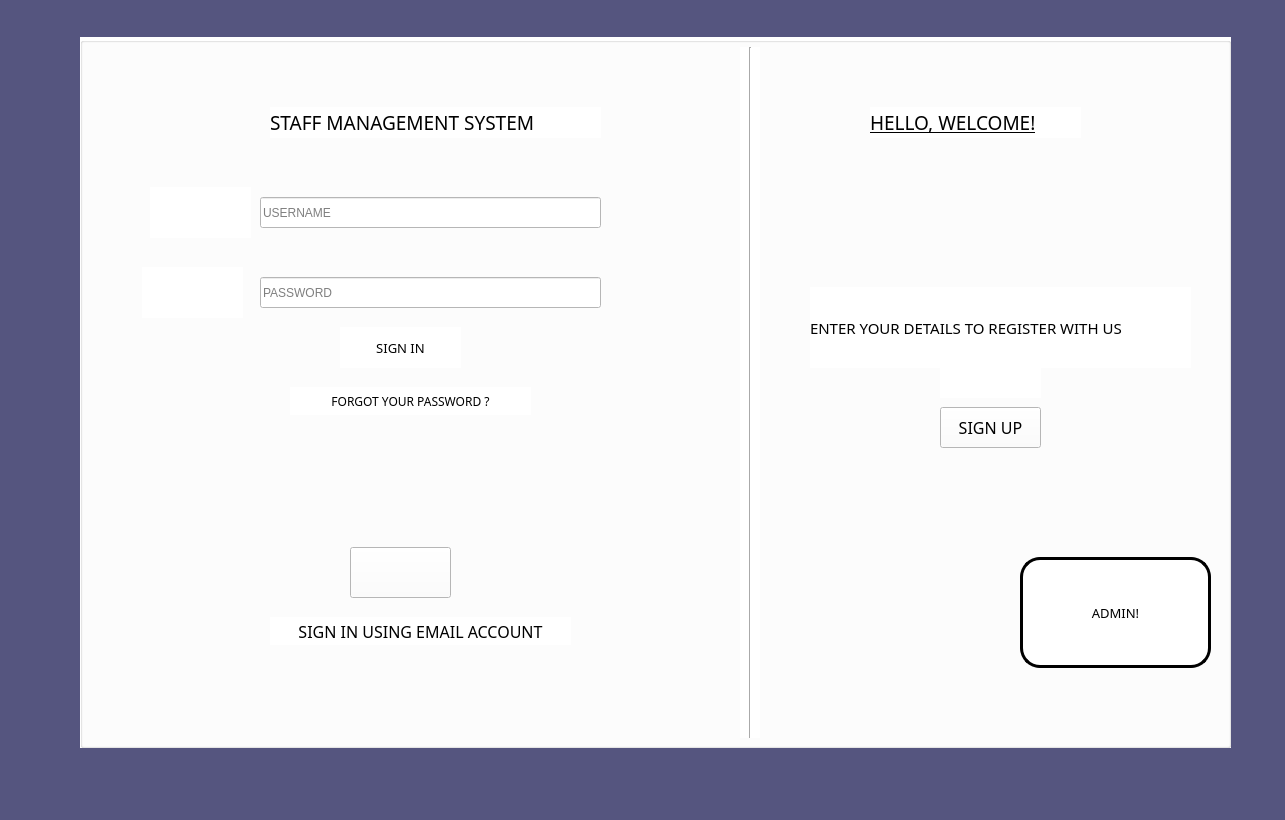
<?xml version="1.0" encoding="UTF-8"?>
<ui version="4.0">
 <class>MainWindow</class>
 <widget class="QMainWindow" name="MainWindow">
  <property name="geometry">
   <rect>
    <x>0</x>
    <y>0</y>
    <width>1285</width>
    <height>820</height>
   </rect>
  </property>
  <property name="windowTitle">
   <string>MainWindow</string>
  </property>
  <property name="styleSheet">
   <string notr="true">background-color: rgb(85, 85, 127);</string>
  </property>
  <widget class="QWidget" name="centralwidget">
   <widget class="QGroupBox" name="groupBox">
    <property name="geometry">
     <rect>
      <x>80</x>
      <y>37</y>
      <width>1151</width>
      <height>711</height>
     </rect>
    </property>
    <property name="styleSheet">
     <string notr="true">background-color: rgb(255, 255, 255);</string>
    </property>
    <property name="title">
     <string/>
    </property>
    <widget class="Line" name="line">
     <property name="geometry">
      <rect>
       <x>660</x>
       <y>10</y>
       <width>20</width>
       <height>691</height>
      </rect>
     </property>
     <property name="orientation">
      <enum>Qt::Vertical</enum>
     </property>
    </widget>
    <widget class="QLabel" name="label">
     <property name="geometry">
      <rect>
       <x>190</x>
       <y>70</y>
       <width>331</width>
       <height>31</height>
      </rect>
     </property>
     <property name="font">
      <font>
       <family>Algerian</family>
       <pointsize>14</pointsize>
       <weight>50</weight>
       <bold>false</bold>
      </font>
     </property>
     <property name="text">
      <string>STAFF MANAGEMENT SYSTEM</string>
     </property>
    </widget>
    <widget class="QPushButton" name="signin_staff">
     <property name="geometry">
      <rect>
       <x>260</x>
       <y>290</y>
       <width>121</width>
       <height>41</height>
      </rect>
     </property>
     <property name="font">
      <font>
       <family>Algerian</family>
       <pointsize>10</pointsize>
      </font>
     </property>
     <property name="styleSheet">
      <string notr="true">border:none;</string>
     </property>
     <property name="text">
      <string>SIGN IN</string>
     </property>
     <property name="icon">
      <iconset>
       <normaloff>../../Documents/Project Icons/login_rounded_right_64px.png</normaloff>../../Documents/Project Icons/login_rounded_right_64px.png</iconset>
     </property>
     <property name="iconSize">
      <size>
       <width>45</width>
       <height>45</height>
      </size>
     </property>
    </widget>
    <widget class="QLabel" name="label_4">
     <property name="geometry">
      <rect>
       <x>790</x>
       <y>70</y>
       <width>211</width>
       <height>31</height>
      </rect>
     </property>
     <property name="font">
      <font>
       <family>Algerian</family>
       <pointsize>14</pointsize>
       <underline>true</underline>
      </font>
     </property>
     <property name="text">
      <string>HELLO, WELCOME!</string>
     </property>
    </widget>
    <widget class="QLabel" name="label_5">
     <property name="geometry">
      <rect>
       <x>730</x>
       <y>250</y>
       <width>381</width>
       <height>81</height>
      </rect>
     </property>
     <property name="font">
      <font>
       <family>Algerian</family>
       <pointsize>11</pointsize>
      </font>
     </property>
     <property name="text">
      <string>ENTER YOUR DETAILS TO REGISTER WITH US</string>
     </property>
    </widget>
    <widget class="QPushButton" name="signup_staff">
     <property name="geometry">
      <rect>
       <x>860</x>
       <y>370</y>
       <width>101</width>
       <height>41</height>
      </rect>
     </property>
     <property name="font">
      <font>
       <family>Algerian</family>
       <pointsize>12</pointsize>
      </font>
     </property>
     <property name="text">
      <string>SIGN UP</string>
     </property>
    </widget>
    <widget class="QPushButton" name="email_signin">
     <property name="geometry">
      <rect>
       <x>190</x>
       <y>580</y>
       <width>301</width>
       <height>28</height>
      </rect>
     </property>
     <property name="font">
      <font>
       <family>Algerian</family>
       <pointsize>12</pointsize>
      </font>
     </property>
     <property name="styleSheet">
      <string notr="true">BORDER:NONE;</string>
     </property>
     <property name="text">
      <string>SIGN IN USING EMAIL ACCOUNT</string>
     </property>
    </widget>
    <widget class="QPushButton" name="forgot">
     <property name="geometry">
      <rect>
       <x>210</x>
       <y>350</y>
       <width>241</width>
       <height>28</height>
      </rect>
     </property>
     <property name="font">
      <font>
       <family>Algerian</family>
       <pointsize>9</pointsize>
      </font>
     </property>
     <property name="styleSheet">
      <string notr="true">BORDER:NONE;</string>
     </property>
     <property name="text">
      <string>FORGOT YOUR PASSWORD ?</string>
     </property>
    </widget>
    <widget class="QLineEdit" name="password">
     <property name="geometry">
      <rect>
       <x>180</x>
       <y>240</y>
       <width>341</width>
       <height>31</height>
      </rect>
     </property>
     <property name="placeholderText">
      <string>PASSWORD</string>
     </property>
    </widget>
    <widget class="QLineEdit" name="username">
     <property name="geometry">
      <rect>
       <x>180</x>
       <y>160</y>
       <width>341</width>
       <height>31</height>
      </rect>
     </property>
     <property name="placeholderText">
      <string>USERNAME</string>
     </property>
    </widget>
    <widget class="QPushButton" name="pushButton">
     <property name="geometry">
      <rect>
       <x>70</x>
       <y>150</y>
       <width>101</width>
       <height>51</height>
      </rect>
     </property>
     <property name="styleSheet">
      <string notr="true">border:none;</string>
     </property>
     <property name="text">
      <string/>
     </property>
     <property name="icon">
      <iconset>
       <normaloff>../../Documents/Project Icons/user_male_64px.png</normaloff>../../Documents/Project Icons/user_male_64px.png</iconset>
     </property>
     <property name="iconSize">
      <size>
       <width>50</width>
       <height>50</height>
      </size>
     </property>
    </widget>
    <widget class="QPushButton" name="pushButton_2">
     <property name="geometry">
      <rect>
       <x>62</x>
       <y>230</y>
       <width>101</width>
       <height>51</height>
      </rect>
     </property>
     <property name="styleSheet">
      <string notr="true">border:none;</string>
     </property>
     <property name="text">
      <string/>
     </property>
     <property name="icon">
      <iconset>
       <normaloff>../../Documents/Project Icons/key_security_64px.png</normaloff>../../Documents/Project Icons/key_security_64px.png</iconset>
     </property>
     <property name="iconSize">
      <size>
       <width>50</width>
       <height>50</height>
      </size>
     </property>
    </widget>
    <widget class="QPushButton" name="signup_staff2">
     <property name="geometry">
      <rect>
       <x>860</x>
       <y>310</y>
       <width>101</width>
       <height>51</height>
      </rect>
     </property>
     <property name="font">
      <font>
       <family>Algerian</family>
       <pointsize>12</pointsize>
      </font>
     </property>
     <property name="styleSheet">
      <string notr="true">border:none;</string>
     </property>
     <property name="text">
      <string/>
     </property>
     <property name="icon">
      <iconset>
       <normaloff>../../Documents/Project Icons/check_48px.png</normaloff>../../Documents/Project Icons/check_48px.png</iconset>
     </property>
     <property name="iconSize">
      <size>
       <width>60</width>
       <height>60</height>
      </size>
     </property>
    </widget>
    <widget class="QPushButton" name="email_signin2">
     <property name="geometry">
      <rect>
       <x>270</x>
       <y>510</y>
       <width>101</width>
       <height>51</height>
      </rect>
     </property>
     <property name="text">
      <string/>
     </property>
     <property name="icon">
      <iconset>
       <normaloff>../../Documents/Project Icons/email_64px.png</normaloff>../../Documents/Project Icons/email_64px.png</iconset>
     </property>
     <property name="iconSize">
      <size>
       <width>60</width>
       <height>60</height>
      </size>
     </property>
    </widget>
    <widget class="QPushButton" name="admin_staff">
     <property name="geometry">
      <rect>
       <x>940</x>
       <y>520</y>
       <width>191</width>
       <height>111</height>
      </rect>
     </property>
     <property name="font">
      <font>
       <family>Algerian</family>
       <pointsize>10</pointsize>
      </font>
     </property>
     <property name="styleSheet">
      <string notr="true">border-radius:20px;
border-style:outset;
border-width:3px;
border-color:black;
</string>
     </property>
     <property name="text">
      <string>ADMIN!</string>
     </property>
     <property name="icon">
      <iconset>
       <normaloff>../../Documents/Project Icons/system_administrator_male_120px.png</normaloff>../../Documents/Project Icons/system_administrator_male_120px.png</iconset>
     </property>
     <property name="iconSize">
      <size>
       <width>100</width>
       <height>100</height>
      </size>
     </property>
    </widget>
   </widget>
  </widget>
  <widget class="QMenuBar" name="menubar">
   <property name="geometry">
    <rect>
     <x>0</x>
     <y>0</y>
     <width>1285</width>
     <height>26</height>
    </rect>
   </property>
  </widget>
  <widget class="QStatusBar" name="statusbar"/>
 </widget>
 <resources/>
 <connections/>
</ui>
